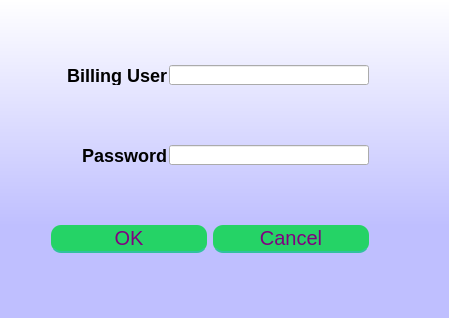
<?xml version="1.0" encoding="UTF-8"?>
<ui version="4.0">
 <class>Dialog</class>
 <widget class="QDialog" name="Dialog">
  <property name="geometry">
   <rect>
    <x>0</x>
    <y>0</y>
    <width>449</width>
    <height>318</height>
   </rect>
  </property>
  <property name="sizePolicy">
   <sizepolicy hsizetype="Fixed" vsizetype="Fixed">
    <horstretch>0</horstretch>
    <verstretch>0</verstretch>
   </sizepolicy>
  </property>
  <property name="minimumSize">
   <size>
    <width>449</width>
    <height>318</height>
   </size>
  </property>
  <property name="maximumSize">
   <size>
    <width>449</width>
    <height>318</height>
   </size>
  </property>
  <property name="windowTitle">
   <string>Billing Login</string>
  </property>
  <property name="styleSheet">
   <string notr="true">QPushButton {
	width: 150%;
height:20px;
	padding: 3%;
	background:#25D366;
	border-bottom: 2px solid #30C29E;
	border-top-style: none;
	border-right-style: none;
	border-left-style: none;	
	color: #fff;
 border-radius: 10px;
font-size:20px;
color:purple;
}
QPushButton:pressed {
    background: darkgreen;
}

QLabel{
font-size:18px;
font-family:&quot;Times New Roman&quot;;
font-weight: bold;
}
QDialog{
background-color: qlineargradient(spread:reflect, x1:0.5, y1:1, x2:0.5, y2:0, stop:0.289773 rgba(191, 191, 255, 255), stop:1 rgba(255, 255, 255, 255));
}</string>
  </property>
  <layout class="QGridLayout" name="gridLayout">
   <item row="3" column="1">
    <widget class="QLabel" name="label_2">
     <property name="sizePolicy">
      <sizepolicy hsizetype="Fixed" vsizetype="Fixed">
       <horstretch>0</horstretch>
       <verstretch>0</verstretch>
      </sizepolicy>
     </property>
     <property name="minimumSize">
      <size>
       <width>150</width>
       <height>20</height>
      </size>
     </property>
     <property name="maximumSize">
      <size>
       <width>150</width>
       <height>20</height>
      </size>
     </property>
     <property name="text">
      <string>Password</string>
     </property>
     <property name="alignment">
      <set>Qt::AlignRight|Qt::AlignTrailing|Qt::AlignVCenter</set>
     </property>
    </widget>
   </item>
   <item row="1" column="2" colspan="3">
    <widget class="QLineEdit" name="lineEdit">
     <property name="sizePolicy">
      <sizepolicy hsizetype="Fixed" vsizetype="Fixed">
       <horstretch>0</horstretch>
       <verstretch>0</verstretch>
      </sizepolicy>
     </property>
     <property name="minimumSize">
      <size>
       <width>200</width>
       <height>20</height>
      </size>
     </property>
     <property name="maximumSize">
      <size>
       <width>200</width>
       <height>20</height>
      </size>
     </property>
    </widget>
   </item>
   <item row="1" column="1">
    <widget class="QLabel" name="label">
     <property name="sizePolicy">
      <sizepolicy hsizetype="Fixed" vsizetype="Fixed">
       <horstretch>0</horstretch>
       <verstretch>0</verstretch>
      </sizepolicy>
     </property>
     <property name="minimumSize">
      <size>
       <width>150</width>
       <height>20</height>
      </size>
     </property>
     <property name="maximumSize">
      <size>
       <width>150</width>
       <height>20</height>
      </size>
     </property>
     <property name="text">
      <string>Billing User</string>
     </property>
     <property name="alignment">
      <set>Qt::AlignRight|Qt::AlignTrailing|Qt::AlignVCenter</set>
     </property>
    </widget>
   </item>
   <item row="7" column="1" colspan="3">
    <widget class="QDialogButtonBox" name="buttonBox">
     <property name="standardButtons">
      <set>QDialogButtonBox::Cancel|QDialogButtonBox::Ok</set>
     </property>
    </widget>
   </item>
   <item row="3" column="2" colspan="2">
    <widget class="QLineEdit" name="lineEdit_2">
     <property name="sizePolicy">
      <sizepolicy hsizetype="Fixed" vsizetype="Fixed">
       <horstretch>0</horstretch>
       <verstretch>0</verstretch>
      </sizepolicy>
     </property>
     <property name="minimumSize">
      <size>
       <width>200</width>
       <height>20</height>
      </size>
     </property>
     <property name="maximumSize">
      <size>
       <width>200</width>
       <height>20</height>
      </size>
     </property>
     <property name="echoMode">
      <enum>QLineEdit::Password</enum>
     </property>
    </widget>
   </item>
   <item row="4" column="0" colspan="5">
    <spacer name="verticalSpacer_4">
     <property name="orientation">
      <enum>Qt::Vertical</enum>
     </property>
     <property name="sizeHint" stdset="0">
      <size>
       <width>20</width>
       <height>40</height>
      </size>
     </property>
    </spacer>
   </item>
   <item row="2" column="0" colspan="5">
    <spacer name="verticalSpacer_3">
     <property name="orientation">
      <enum>Qt::Vertical</enum>
     </property>
     <property name="sizeHint" stdset="0">
      <size>
       <width>20</width>
       <height>40</height>
      </size>
     </property>
    </spacer>
   </item>
   <item row="0" column="0" colspan="5">
    <spacer name="verticalSpacer_2">
     <property name="orientation">
      <enum>Qt::Vertical</enum>
     </property>
     <property name="sizeHint" stdset="0">
      <size>
       <width>20</width>
       <height>40</height>
      </size>
     </property>
    </spacer>
   </item>
   <item row="8" column="1" colspan="4">
    <spacer name="verticalSpacer">
     <property name="orientation">
      <enum>Qt::Vertical</enum>
     </property>
     <property name="sizeHint" stdset="0">
      <size>
       <width>20</width>
       <height>40</height>
      </size>
     </property>
    </spacer>
   </item>
  </layout>
 </widget>
 <resources/>
 <connections/>
</ui>
